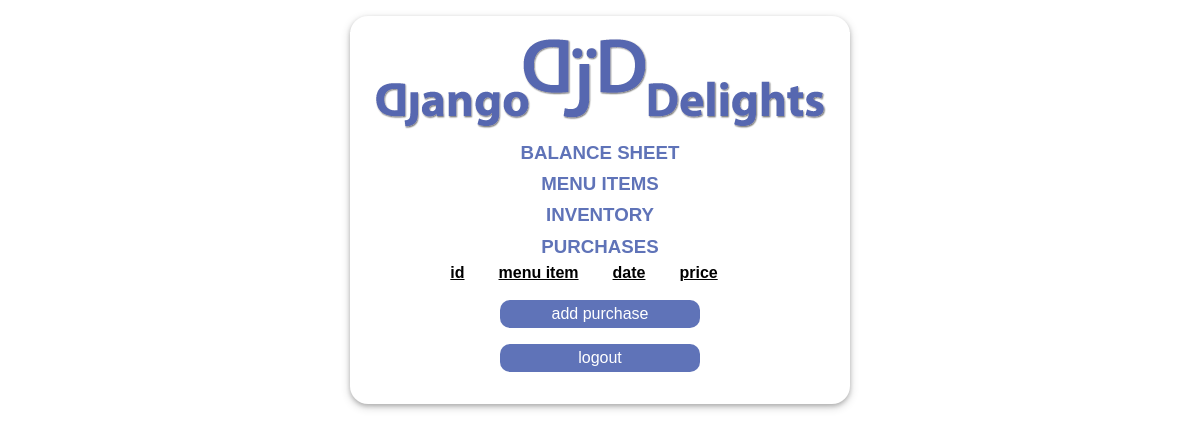
Before: /purchases/ (signed in) with the older database file.
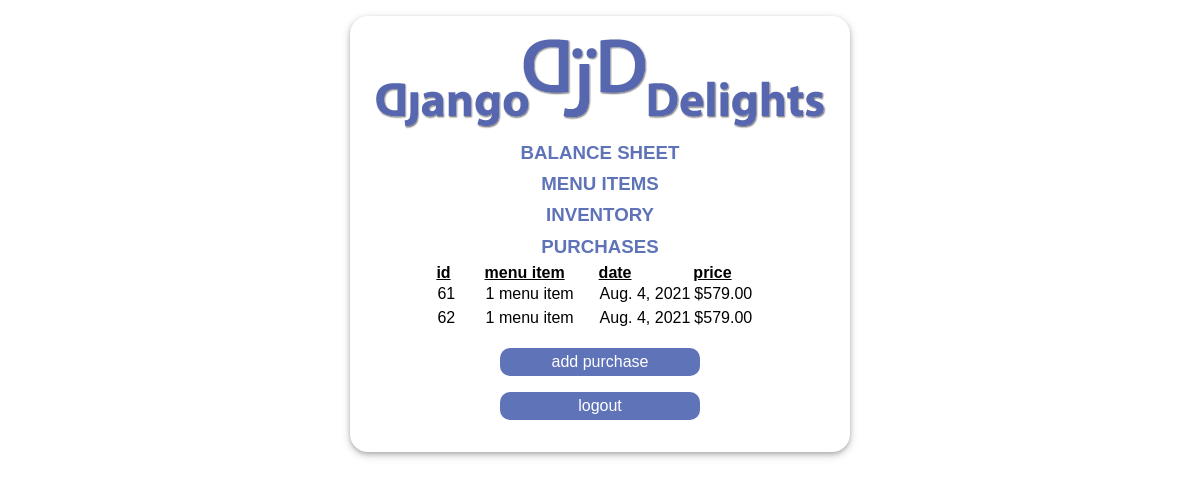
After: the same page with the newer database file.
### inventory/models.py (models this page shows, shortened)
class Purchase(models.Model):
    date = models.DateField(auto_now=True)
    menuitem = models.ForeignKey(MenuItem, on_delete=models.CASCADE)

class MenuItem(models.Model):
    title = models.CharField(max_length=20)
    price = models.DecimalField(max_digits=10, decimal_places=2, default=11.50)
    def sum_recipe_prices(self):#this totals the ingredient COST of each menu item, not the price.
        theTotalPrice = Decimal(0.00)
        theListOfIngredients = self.reciperequirement_set.all()
        for ing in theListOfIngredients:
            theTotalPrice += ing.ingredient_cost
        return theTotalPrice
    def __str__(self):
        return f"{self.title}"

class RecipeRequirement(models.Model):
    menuitem = models.ForeignKey(MenuItem, on_delete=models.CASCADE)
    ingredient = models.ForeignKey(Ingredient, on_delete=models.CASCADE)
    quantity = models.DecimalField(max_digits=3, decimal_places=0, default=1)
    @property#calculate cost of ingredient amount used in recipe
    def ingredient_cost(self):
        return self.ingredient.unitPrice * self.quantity

class Ingredient(models.Model):
    OUNCE = 'oz'
    POUND = 'lb'
    UNIT_CHOICES = [
        (OUNCE,'ounce'),
        (POUND, 'pound')
    ]
    name = models.CharField(max_length=20)
    unit = models.CharField(max_length=2, choices=UNIT_CHOICES, default="oz")
    availableQuantity = models.IntegerField(default=10)
    unitPrice = models.DecimalField(max_digits=10, decimal_places=2)

### inventory/views.py (the view)
# urls.py: path('purchases/', views.Purchases.as_view(), name='purchases'),
class Purchases(LoginRequiredMixin, ListView):
    model = Purchase
    template_name = "inventory/purchases.html"
    def get_context_data(self):
        context = super().get_context_data()
        context["purchases"] = Purchase.objects.all()
        return context

### inventory/templates/inventory/purchases.html
{% extends './home.html' %}
{% block content %}
{{ block.super }}
    <table class="line-table">
        <thead>
            <tr>
                <th>id</th>
                <th>menu item</th>
                <th>date</th>
                <th>price</th>
            </tr>
        </thead>
        <tbody>
            {% for item in purchases %}
            <tr>
                <td>{{item.id}}</td><td>{{item.menuitem}}</td>
                <td>{{item.date}}</td>
                <td>${{item.menuitem.sum_recipe_prices}}</td>
            <tr>
            {% endfor %}
        </tbody>
    </table>
<div class="actionpanel">
<a href="{% url "create_purchase"  %}">add purchase</a>
</div>
{% endblock %}

Changed rows visible on the page:
added Purchase: id "61", menuitem "1 menu item", date "Aug. 4, 2021", menuitem.sum_recipe_prices "579.00"
added Purchase: id "62", menuitem "1 menu item", date "Aug. 4, 2021", menuitem.sum_recipe_prices "579.00"
